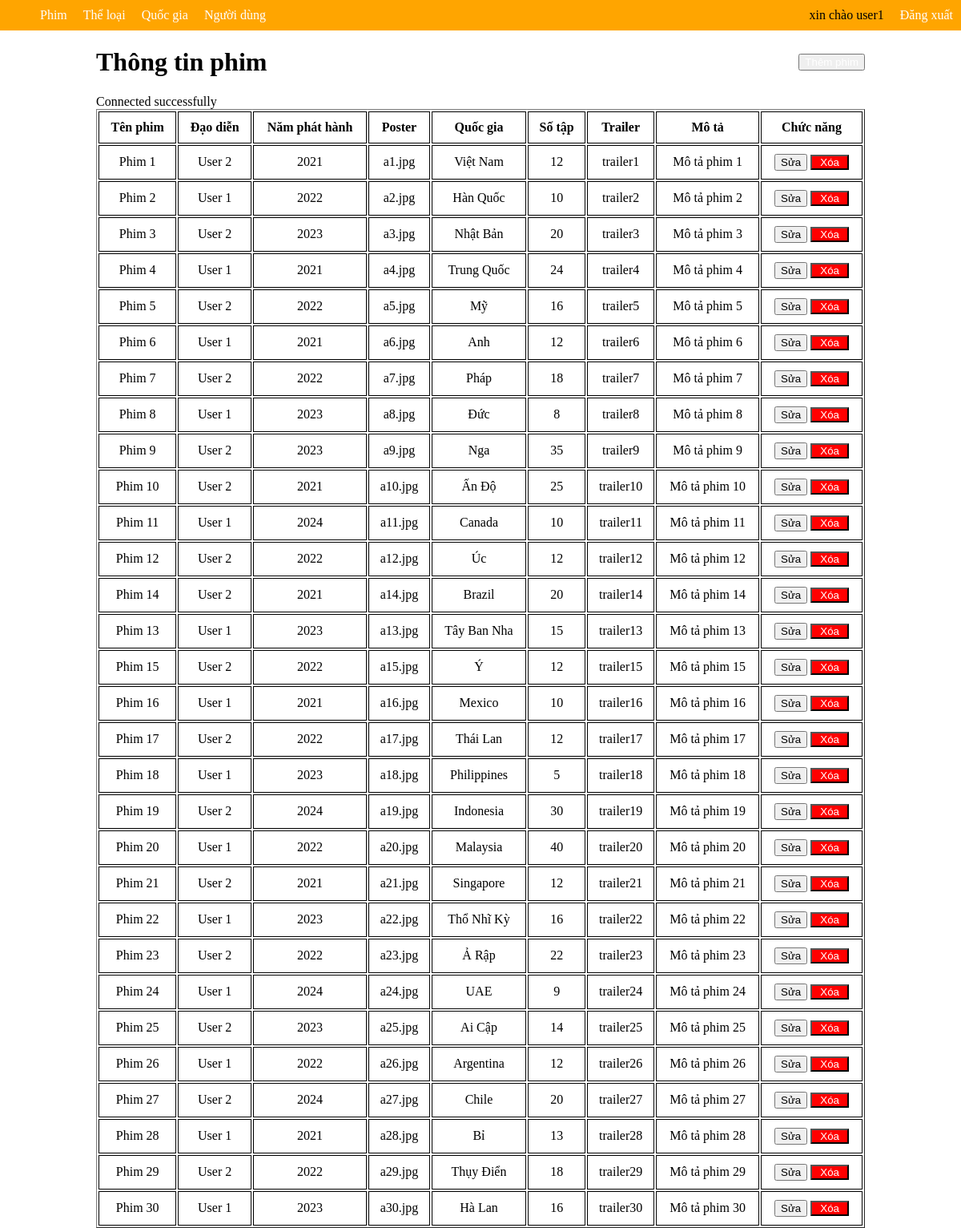
Page /buoi2/index.php?page_layout=phim (signed in) on the committed database.
### tables this page shows
CREATE TABLE IF NOT EXISTS phim (
    id INT PRIMARY KEY AUTO_INCREMENT,
    ten_phim VARCHAR(255),
    dao_dien_id INT,
    nam_phat_hanh INT,
    poster VARCHAR(255),
    quoc_gia_id INT,
    so_tap INT,
    trailer VARCHAR(255),
    mo_ta TEXT,
    FOREIGN KEY (quoc_gia_id) REFERENCES quoc_gia(id)
);

CREATE TABLE IF NOT EXISTS nguoi_dung (
    id INT PRIMARY KEY AUTO_INCREMENT,
    ten_dang_nhap VARCHAR(50),
    mat_khau VARCHAR(50),
    ho_ten VARCHAR(50),
    email VARCHAR(50),
    sdt VARCHAR(10),
    vai_tro_id INT,
    ngay_sinh DATETIME,
    FOREIGN KEY (vai_tro_id) REFERENCES vai_tro(id) 
);

CREATE TABLE IF NOT EXISTS quoc_gia (
    id INT PRIMARY KEY AUTO_INCREMENT,
    ten_quoc_gia VARCHAR(50)
);

### buoi2/phim.php (the view, shortened to what this page needs)
<!DOCTYPE html>
<html lang="en">
<head>
</head>
<body>
  <div style="display: flex; justify-content: space-between; align-items: center;">
      <h1>Thông tin phim</h1>
    <button><a class="them" href="themnguoidung.php">Thêm phim</a></button>
    </div>
    <table border="1">
        <tr>
            <th>Tên phim</th>
            <th>Đạo diễn</th>
            <th>Năm phát hành</th>
            <th>Poster</th>
            <th>Quốc gia</th>
            <th>Số tập</th>
            <th>Trailer</th>
            <th>Mô tả</th>
            <th>Chức năng</th>
        </tr>
        <?php
        include ('connect.php');
        $sql = "SELECT p.*, q.ten_quoc_gia, nd.ho_ten FROM phim p JOIN quoc_gia q ON p.quoc_gia_id = q.id JOIN nguoi_dung nd ON p.dao_dien_id = nd.id";
        $result = mysqli_query($conn, $sql);
        while($row = mysqli_fetch_array($result)) {
        ?>
        <tr>
            <td><?php echo $row["ten_phim"] ?></td>
            <td><?php echo $row["ho_ten"] ?></td>
            <td><?php echo $row["nam_phat_hanh"] ?></td>
            <td><?php echo $row["poster"] ?></td>
            <td><?php echo $row["ten_quoc_gia"] ?></td>
            <td><?php echo $row["so_tap"] ?></td>
            <td><?php echo $row["trailer"] ?></td>
            <td><?php echo $row["mo_ta"] ?></td>
            <td>
                <button>Sửa</button>
                <button class="xoa"><a  href="xoaphim.php?id.<?php echo $row["id"] ?>">Xóa</a></button>
            </td>
        </tr>
        <?php } ?>
    </table>
</body>
</html>

### buoi2/index.php (style rules this page uses)
body { margin: 0; }
a { text-decoration: none; }

### buoi2/phim.php (style rules this page uses)
table { width: 100%; text-align: center; }
th, td { border: 1px solid black; padding: 10px; }
a { text-decoration: none; color: white; }
.xoa { background-color: red; padding: 0 10px; color: white; }

### rows in the picture
phim: ten_phim "Phim 1", nguoi_dung.ho_ten "User 2", nam_phat_hanh "2021", poster "a1.jpg", quoc_gia.ten_quoc_gia "Việt Nam", so_tap "12", trailer "trailer1", mo_ta "Mô tả phim 1"
phim: ten_phim "Phim 2", nguoi_dung.ho_ten "User 1", nam_phat_hanh "2022", poster "a2.jpg", quoc_gia.ten_quoc_gia "Hàn Quốc", so_tap "10", trailer "trailer2", mo_ta "Mô tả phim 2"
phim: ten_phim "Phim 3", nguoi_dung.ho_ten "User 2", nam_phat_hanh "2023", poster "a3.jpg", quoc_gia.ten_quoc_gia "Nhật Bản", so_tap "20", trailer "trailer3", mo_ta "Mô tả phim 3"
phim: ten_phim "Phim 4", nguoi_dung.ho_ten "User 1", nam_phat_hanh "2021", poster "a4.jpg", quoc_gia.ten_quoc_gia "Trung Quốc", so_tap "24", trailer "trailer4", mo_ta "Mô tả phim 4"
phim: ten_phim "Phim 5", nguoi_dung.ho_ten "User 2", nam_phat_hanh "2022", poster "a5.jpg", quoc_gia.ten_quoc_gia "Mỹ", so_tap "16", trailer "trailer5", mo_ta "Mô tả phim 5"
phim: ten_phim "Phim 6", nguoi_dung.ho_ten "User 1", nam_phat_hanh "2021", poster "a6.jpg", quoc_gia.ten_quoc_gia "Anh", so_tap "12", trailer "trailer6", mo_ta "Mô tả phim 6"
phim: ten_phim "Phim 7", nguoi_dung.ho_ten "User 2", nam_phat_hanh "2022", poster "a7.jpg", quoc_gia.ten_quoc_gia "Pháp", so_tap "18", trailer "trailer7", mo_ta "Mô tả phim 7"
phim: ten_phim "Phim 8", nguoi_dung.ho_ten "User 1", nam_phat_hanh "2023", poster "a8.jpg", quoc_gia.ten_quoc_gia "Đức", so_tap "8", trailer "trailer8", mo_ta "Mô tả phim 8"
phim: ten_phim "Phim 9", nguoi_dung.ho_ten "User 2", nam_phat_hanh "2023", poster "a9.jpg", quoc_gia.ten_quoc_gia "Nga", so_tap "35", trailer "trailer9", mo_ta "Mô tả phim 9"
phim: ten_phim "Phim 10", nguoi_dung.ho_ten "User 2", nam_phat_hanh "2021", poster "a10.jpg", quoc_gia.ten_quoc_gia "Ấn Độ", so_tap "25", trailer "trailer10", mo_ta "Mô tả phim 10"
phim: ten_phim "Phim 11", nguoi_dung.ho_ten "User 1", nam_phat_hanh "2024", poster "a11.jpg", quoc_gia.ten_quoc_gia "Canada", so_tap "10", trailer "trailer11", mo_ta "Mô tả phim 11"
phim: ten_phim "Phim 12", nguoi_dung.ho_ten "User 2", nam_phat_hanh "2022", poster "a12.jpg", quoc_gia.ten_quoc_gia "Úc", so_tap "12", trailer "trailer12", mo_ta "Mô tả phim 12"
phim: ten_phim "Phim 14", nguoi_dung.ho_ten "User 2", nam_phat_hanh "2021", poster "a14.jpg", quoc_gia.ten_quoc_gia "Brazil", so_tap "20", trailer "trailer14", mo_ta "Mô tả phim 14"
phim: ten_phim "Phim 13", nguoi_dung.ho_ten "User 1", nam_phat_hanh "2023", poster "a13.jpg", quoc_gia.ten_quoc_gia "Tây Ban Nha", so_tap "15", trailer "trailer13", mo_ta "Mô tả phim 13"
phim: ten_phim "Phim 15", nguoi_dung.ho_ten "User 2", nam_phat_hanh "2022", poster "a15.jpg", quoc_gia.ten_quoc_gia "Ý", so_tap "12", trailer "trailer15", mo_ta "Mô tả phim 15"
phim: ten_phim "Phim 16", nguoi_dung.ho_ten "User 1", nam_phat_hanh "2021", poster "a16.jpg", quoc_gia.ten_quoc_gia "Mexico", so_tap "10", trailer "trailer16", mo_ta "Mô tả phim 16"
phim: ten_phim "Phim 17", nguoi_dung.ho_ten "User 2", nam_phat_hanh "2022", poster "a17.jpg", quoc_gia.ten_quoc_gia "Thái Lan", so_tap "12", trailer "trailer17", mo_ta "Mô tả phim 17"
phim: ten_phim "Phim 18", nguoi_dung.ho_ten "User 1", nam_phat_hanh "2023", poster "a18.jpg", quoc_gia.ten_quoc_gia "Philippines", so_tap "5", trailer "trailer18", mo_ta "Mô tả phim 18"
phim: ten_phim "Phim 19", nguoi_dung.ho_ten "User 2", nam_phat_hanh "2024", poster "a19.jpg", quoc_gia.ten_quoc_gia "Indonesia", so_tap "30", trailer "trailer19", mo_ta "Mô tả phim 19"
phim: ten_phim "Phim 20", nguoi_dung.ho_ten "User 1", nam_phat_hanh "2022", poster "a20.jpg", quoc_gia.ten_quoc_gia "Malaysia", so_tap "40", trailer "trailer20", mo_ta "Mô tả phim 20"
phim: ten_phim "Phim 21", nguoi_dung.ho_ten "User 2", nam_phat_hanh "2021", poster "a21.jpg", quoc_gia.ten_quoc_gia "Singapore", so_tap "12", trailer "trailer21", mo_ta "Mô tả phim 21"
phim: ten_phim "Phim 22", nguoi_dung.ho_ten "User 1", nam_phat_hanh "2023", poster "a22.jpg", quoc_gia.ten_quoc_gia "Thổ Nhĩ Kỳ", so_tap "16", trailer "trailer22", mo_ta "Mô tả phim 22"
phim: ten_phim "Phim 23", nguoi_dung.ho_ten "User 2", nam_phat_hanh "2022", poster "a23.jpg", quoc_gia.ten_quoc_gia "Ả Rập", so_tap "22", trailer "trailer23", mo_ta "Mô tả phim 23"
phim: ten_phim "Phim 24", nguoi_dung.ho_ten "User 1", nam_phat_hanh "2024", poster "a24.jpg", quoc_gia.ten_quoc_gia "UAE", so_tap "9", trailer "trailer24", mo_ta "Mô tả phim 24"
phim: ten_phim "Phim 25", nguoi_dung.ho_ten "User 2", nam_phat_hanh "2023", poster "a25.jpg", quoc_gia.ten_quoc_gia "Ai Cập", so_tap "14", trailer "trailer25", mo_ta "Mô tả phim 25"
phim: ten_phim "Phim 26", nguoi_dung.ho_ten "User 1", nam_phat_hanh "2022", poster "a26.jpg", quoc_gia.ten_quoc_gia "Argentina", so_tap "12", trailer "trailer26", mo_ta "Mô tả phim 26"
phim: ten_phim "Phim 27", nguoi_dung.ho_ten "User 2", nam_phat_hanh "2024", poster "a27.jpg", quoc_gia.ten_quoc_gia "Chile", so_tap "20", trailer "trailer27", mo_ta "Mô tả phim 27"
phim: ten_phim "Phim 28", nguoi_dung.ho_ten "User 1", nam_phat_hanh "2021", poster "a28.jpg", quoc_gia.ten_quoc_gia "Bỉ", so_tap "13", trailer "trailer28", mo_ta "Mô tả phim 28"
phim: ten_phim "Phim 29", nguoi_dung.ho_ten "User 2", nam_phat_hanh "2022", poster "a29.jpg", quoc_gia.ten_quoc_gia "Thụy Điển", so_tap "18", trailer "trailer29", mo_ta "Mô tả phim 29"
phim: ten_phim "Phim 30", nguoi_dung.ho_ten "User 1", nam_phat_hanh "2023", poster "a30.jpg", quoc_gia.ten_quoc_gia "Hà Lan", so_tap "16", trailer "trailer30", mo_ta "Mô tả phim 30"

### other values in the picture
$_SESSION["username"] "user1"
